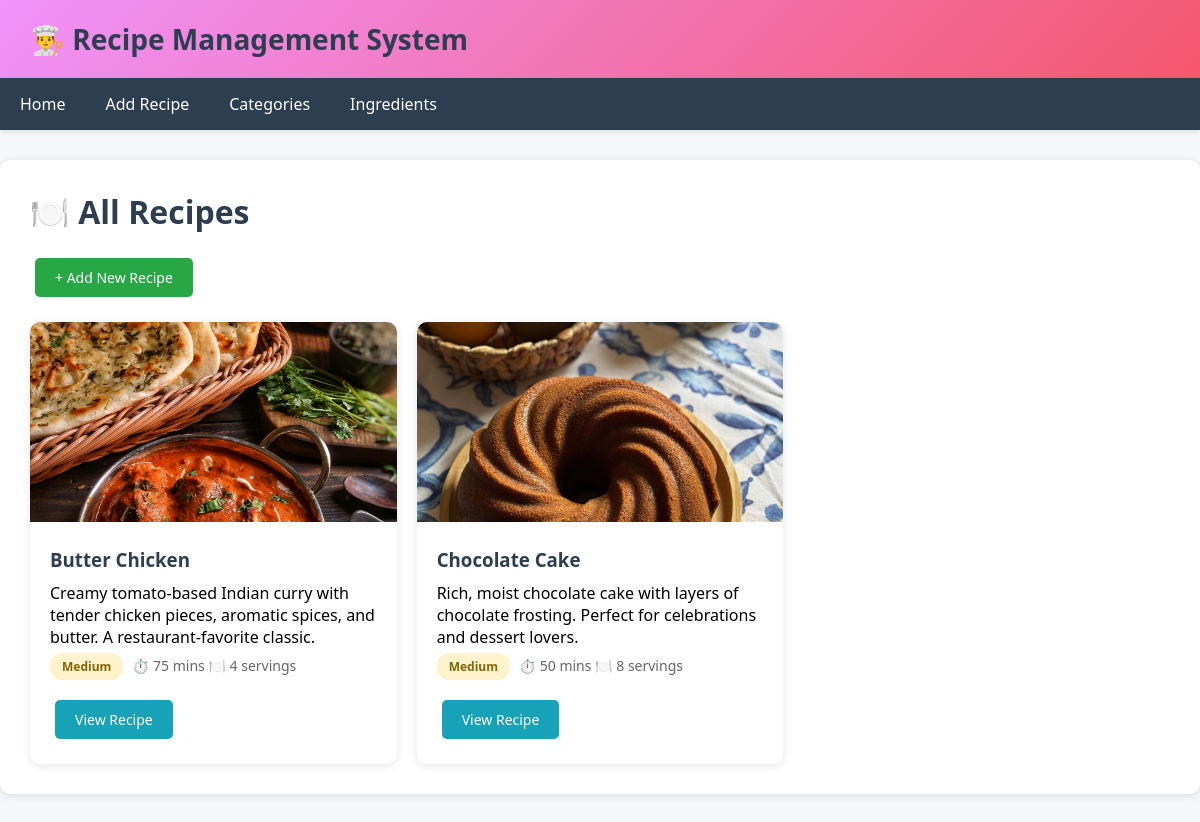
The page / on the database its author committed.
### app/models.py (models this page shows, shortened)
class Recipe(models.Model):
    DIFFICULTY_CHOICES = [
        ('easy', 'Easy'),
        ('medium', 'Medium'),
        ('hard', 'Hard'),
    ]
    title = models.CharField(max_length=200)
    description = models.TextField()
    category = models.ForeignKey(Category, on_delete=models.CASCADE, related_name='recipes')  # ✅ Added relationship
    author = models.ForeignKey(User, on_delete=models.CASCADE, related_name='recipes')  # ✅ Added author
    instructions = models.TextField()
    prep_time = models.IntegerField(help_text="Preparation time in minutes")  # ✅ Added
    cook_time = models.IntegerField(help_text="Cooking time in minutes")  # ✅ Added
    servings = models.IntegerField(default=1)  # ✅ Added
    difficulty = models.CharField(max_length=10, choices=DIFFICULTY_CHOICES, default='medium')  # ✅ Added
    image = models.ImageField(upload_to='recipes/', blank=True, null=True)  # ✅ Added
    created_at = models.DateTimeField(auto_now_add=True)
    updated_at = models.DateTimeField(auto_now=True)
    @property
    def total_time(self):
        return self.prep_time + self.cook_time
    class Meta:
        ordering = ['-created_at']

### app/views.py (the view)
# urls.py: path('', RecipeListView.as_view(), name='recipe_list'),
class RecipeListView(ListView):
    model = Recipe
    template_name = 'app/recipe_list.html'
    context_object_name = 'recipes'
    paginate_by = 12

### app/templates/app/recipe_list.html (shortened to what this page needs)
{% extends 'app/base.html' %}
{% block content %}
<h1>🍽️ All Recipes</h1>
<a href="{% url 'recipe_create' %}" class="btn btn-success">+ Add New Recipe</a>
<div class="recipe-grid">
    {% for recipe in recipes %}
    <div class="recipe-card">
        {% if recipe.image %}
        <img src="{{ recipe.image.url }}" alt="{{ recipe.title }}">
        {% else %}
        <img src="https://via.placeholder.com/300x200?text=No+Image" alt="{{ recipe.title }}">
        {% endif %}
        <div class="recipe-card-body">
            <h3>{{ recipe.title }}</h3>
            <p>{{ recipe.description|truncatewords:15 }}</p>
            <div class="recipe-meta">
                <span class="badge {% if recipe.difficulty == 'easy' %}badge-easy{% elif recipe.difficulty == 'medium' %}badge-medium{% else %}badge-hard{% endif %}">
                    {{ recipe.get_difficulty_display }}
                </span>
                <span>⏱️ {{ recipe.total_time }} mins</span>
                <span>🍽️ {{ recipe.servings }} servings</span>
            </div>
            <div style="margin-top: 15px;">
                <a href="{% url 'recipe_detail' recipe.pk %}" class="btn btn-info">View Recipe</a>
            </div>
        </div>
    </div>
    {% empty %}
    <p>No recipes found. Start by adding your first recipe!</p>
    {% endfor %}
</div>
{% endblock %}

### app/templates/app/base.html (shortened to what this page needs)
<!DOCTYPE html>
<html lang="en">
<head>
</head>
<body>
    <div class="header">
        <h1>👨‍🍳 Recipe Management System</h1>
    </div>
    <nav>
        <ul>
            <li><a href="{% url 'recipe_list' %}">Home</a></li>
            <li><a href="{% url 'recipe_create' %}">Add Recipe</a></li>
            <li><a href="{% url 'category_list' %}">Categories</a></li>
            <li><a href="{% url 'ingredient_list' %}">Ingredients</a></li>
        </ul>
    </nav>
    <div class="container">
        {% block content %}
        {% endblock %}
    </div>
</body>
</html>

### app/templates/app/base.html (style rules this page uses)
* { margin: 0; padding: 0; box-sizing: border-box; }
body { font-family: 'Segoe UI', Tahoma, Geneva, Verdana, sans-serif; background-color: #f5f7fa; }
.header { background: linear-gradient(135deg, #f093fb 0%, #f5576c 100%); color: white; padding: 20px 0; box-shadow: 0 2px 10px rgba(0,0,0,0.1); }
.header h1 { margin: 0; padding: 0 30px; font-size: 28px; }
nav { background-color: #2c3e50; padding: 0; box-shadow: 0 2px 5px rgba(0,0,0,0.1); }
nav ul { list-style: none; display: flex; margin: 0; padding: 0; }
nav a { color: white; text-decoration: none; padding: 15px 20px; display: block; transition: background 0.3s; }
.container { max-width: 1400px; margin: 30px auto; background: white; padding: 30px; border-radius: 10px; box-shadow: 0 2px 10px rgba(0,0,0,0.1); }
h1, h2 { color: #2c3e50; margin-bottom: 20px; }
.btn { display: inline-block; padding: 10px 20px; margin: 5px; text-decoration: none; border-radius: 5px; cursor: pointer; border: none; font-size: 14px; transition: all 0.3s; }
.btn-success { background-color: #28a745; color: white; }
.btn-info { background-color: #17a2b8; color: white; }
.recipe-grid { display: grid; grid-template-columns: repeat(auto-fill, minmax(300px, 1fr)); gap: 20px; margin-top: 20px; }
.recipe-card { background: white; border-radius: 10px; overflow: hidden; box-shadow: 0 2px 10px rgba(0,0,0,0.1); transition: transform 0.3s; }
.recipe-card img { width: 100%; height: 200px; object-fit: cover; }
.recipe-card-body { padding: 20px; }
.recipe-card h3 { margin-bottom: 10px; color: #2c3e50; }
.recipe-meta { font-size: 14px; color: #666; margin: 5px 0; }
.badge { display: inline-block; padding: 5px 12px; border-radius: 12px; font-size: 12px; font-weight: bold; margin-right: 5px; }
.badge-medium { background-color: #fff3cd; color: #856404; }

### rows shown on the page
Recipe: image (picture), title "Butter Chicken", description "Creamy tomato-based Indian curry with tender chicken pieces, aromatic spices, and butter. A restaurant-favorite classic.", difficulty "Medium", total_time "75", servings "4"
Recipe: image (picture), title "Chocolate Cake", description "Rich, moist chocolate cake with layers of chocolate frosting. Perfect for celebrations and dessert lovers.", difficulty "Medium", total_time "50", servings "8"
